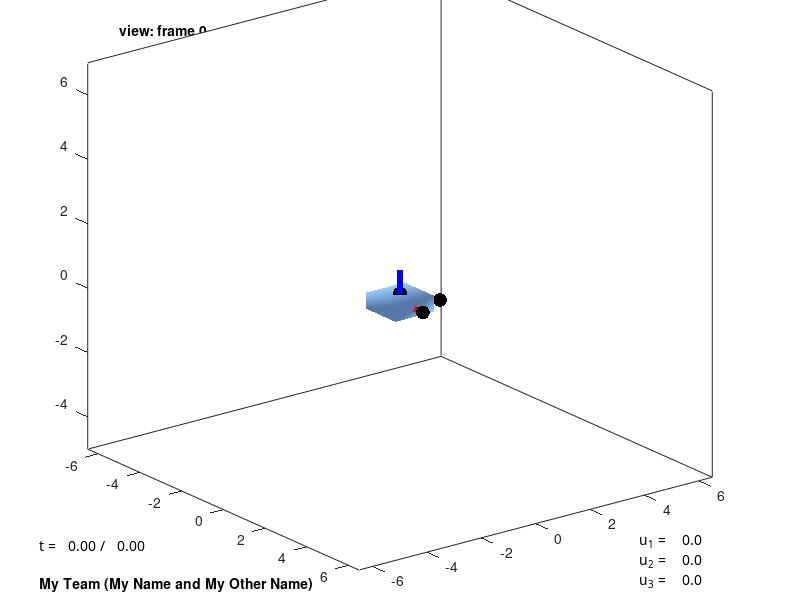

Here is the MATLAB script that generated this plot: (Note: this script raises an error after producing the figure.)
function hw6

%%%%%%%%%%%%%%%%%%%%%%%%%%%%%%%%%%%%%%%%%%%%%%%%%%%
%
% CAN CHANGE
%

% - This line says your name.
params.teamname = 'My Team (My Name and My Other Name)';
% - This line says the file to record your actions.
params.action_filename = 'action.mat';
% - This line says the file to record your movie.
params.movie_filename = 'movie.avi';
% - This line says the file to record your snapshot.
params.snapshot_filename = 'snapshot.pdf';
% - This line says whether or not you want to record a movie --- change it
%   from "false" to "true" and you will record a movie. Note that you must
%   have already recorded actions, before making a movie!
params.makemovie = true;
% - This line says whether or not you want to take a snapshot --- change it
%   from "false" to "true" and you will create a PDF of the figure after
%   the simulation is over.
params.makesnapshot = false;

% - NOTE: The keyboard interface is as follows:
%
%   'q'         causes the simulation to quit (gracefully, saving the
%               actions, the movie, and/or the snapshot)
% 
%   '1'         increases the torque applied to link 1 at the first joint
%   '!'         decreases the torque applied to link 1 at the first joint
%
%   '2'         increases the torque applied to link 2 at the second joint
%   '@'         decreases the torque applied to link 2 at the second joint
%
%   '3'         increases the torque applied to link 3 at the third joint
%   '#'         decreases the torque applied to link 3 at the third joint
%

%
%
%
%%%%%%%%%%%%%%%%%%%%%%%%%%%%%%%%%%%%%%%%%%%%%%%%%%%

%%%%%%%%%%%%%%%%%%%%%%%%%%%%%%%%%%%%%%%%%%%%%%%%%%%
%
% CAN'T CHANGE
%

% Define the geometry and mass properties of the robot.
robot = GetGeometryOfRobot;

% Run the simulation.
RunSimulation(robot,params);

function robot = GetGeometryOfRobot
% - Vertices for base
robot.base.dx=sqrt(2);
robot.base.dy=sqrt(2);
robot.base.dz=0.5;
robot.base.p_in0 = [0.5*robot.base.dx*[-1 1 1 -1 -1 1 1 -1];
                    0.5*robot.base.dy*[-1 -1 -1 -1 1 1 1 1];
                    0.5*robot.base.dz*[-1 -1 1 1 -1 -1 1 1]];
% - Vertices of link #1
robot.link1.dx=2;
robot.link1.dy=2;
robot.link1.dz=1.5;
robot.link1.p_in1 = [0.5*robot.link1.dx*[-1 1 1 -1 -1 1 1 -1];
                     0.5*robot.link1.dy*[-1 -1 -1 -1 1 1 1 1];
                     0.5*robot.link1.dz*[-1 -1 1 1 -1 -1 1 1]];
% - Vertices of link #2
robot.link2.dx=1;
robot.link2.dy=3;
robot.link2.dz=1;
robot.link2.p_in2 = [0.5*robot.link2.dx*[-1 1 1 -1 -1 1 1 -1];
                     0.5*robot.link2.dy*[-1 -1 -1 -1 1 1 1 1];
                     0.5*robot.link2.dz*[-1 -1 1 1 -1 -1 1 1]];
% - Vertices of link #3
robot.link3.dx=1;
robot.link3.dy=4;
robot.link3.dz=1;
robot.link3.p_in3 = [0.5*robot.link3.dx*[-1 1 1 -1 -1 1 1 -1];
                     0.5*robot.link3.dy*[-1 -1 -1 -1 1 1 1 1];
                     0.5*robot.link3.dz*[-1 -1 1 1 -1 -1 1 1]];
% - Create for later use
robot.link1.p_in0 = nan(size(robot.link1.p_in1));
robot.link2.p_in0 = nan(size(robot.link2.p_in2));
robot.link3.p_in0 = nan(size(robot.link3.p_in3));
% - Faces for base and for each link (all are boxes with vertices in the
%   same order)
robot.faces =  [1 2 3;
                3 4 1;
                2 6 7;
                7 3 2;
                6 5 8;
                8 7 6;
                5 1 4;
                4 8 5;
                4 3 7;
                7 8 4;
                5 6 2;
                2 1 5];

% - The density (assumed uniform) of each link
robot.link1.rho = 1;
robot.link2.rho = 1;
robot.link3.rho = 1;

% - Parameters that you may ignore
alpha = 0.5;
beta = 0.35;
delta = 0.05;

% - Parameters that govern the relative position of each frame
%
%       o_10 = robot.a1 + R_1in0*robot.b1
%
%           ... (same for the others)
%
robot.a1 = [0; 0; (alpha+delta)*(robot.link1.dz+robot.base.dz)];
robot.b1 = [0; 0; 0];
robot.a2 = [(alpha+delta)*(robot.link2.dx+robot.link1.dx); 0; 0];
robot.b2 = [0; beta*robot.link2.dy; 0];
robot.a3 = [(alpha+delta)*(robot.link3.dx+robot.link2.dx); beta*robot.link2.dy; 0];
robot.b3 = [0; beta*robot.link3.dy; 0];

% - The points of attachment between links
%
%       p_ABinC means the point of attachment between link A and link B,
%               written in the coordinates of frame C (where "link 0" and
%               "base" are the same thing)
%
robot.p_01in0 = [0;0;(alpha+delta)*robot.base.dz];
robot.p_12in1 = [(alpha+delta)*robot.link1.dx;0;0];
robot.p_23in2 = [(alpha+delta)*robot.link2.dx;beta*robot.link2.dy;0];

% - The coefficient of friction at each joint
robot.kfriction = 1;

%
%
%
%%%%%%%%%%%%%%%%%%%%%%%%%%%%%%%%%%%%%%%%%%%%%%%%%%%

%%%%%%%%%%%%%%%%%%%%%%%%%%%%%%%%%%%%%%%%%%%%%%%%%%%
%
% MUST CHANGE
%

% - Mass and moment of inertia of link #1
robot.link1.m = 1;
robot.link1.J_in1 = eye(3);

% - Mass and moment of inertia of link #2
robot.link2.m = 1;
robot.link2.J_in2 = eye(3);

% - Mass and moment of inertia of link #3
robot.link3.m = 1;
robot.link3.J_in3 = eye(3);

%
%
%
%%%%%%%%%%%%%%%%%%%%%%%%%%%%%%%%%%%%%%%%%%%%%%%%%%%

%%%%%%%%%%%%%%%%%%%%%%%%%%%%%%%%%%%%%%%%%%%%%%%%%%%
%
% CAN'T CHANGE
%

function RunSimulation(robot,params)

% Create figure.
world = CreateFigure(robot,params);
% Define time at which to start the simulation.
t = 0;
% Define time step.
dt = 2e-2;

%
%
%
%%%%%%%%%%%%%%%%%%%%%%%%%%%%%%%%%%%%%%%%%%%%%%%%%%%

%%%%%%%%%%%%%%%%%%%%%%%%%%%%%%%%%%%%%%%%%%%%%%%%%%%
%
% CAN CHANGE
%

% Define time limit.
tmax = 100;
% Define initial conditions
% - joint angles (configuration)
theta = [0;0;0];
% - joint velocities
thetadot = [0;0;0];
% Define intial motor torques
u1 = 0;
u2 = 0;
u3 = 0;

%
%
%
%%%%%%%%%%%%%%%%%%%%%%%%%%%%%%%%%%%%%%%%%%%%%%%%%%%

%%%%%%%%%%%%%%%%%%%%%%%%%%%%%%%%%%%%%%%%%%%%%%%%%%%
%
% CAN'T CHANGE
%

% Either start making a movie or start storing actions.
global action done
action = [u1;u2;u3];
if (params.makemovie)
    load(params.action_filename);
    myV = VideoWriter(params.movie_filename);
    myV.Quality = 100;
    open(myV);
else
    actionRecord = [];
end

% Loop until 'done' is true.
done = false;
while (~done)
    
    % Either store or retrieve the action.
    if (params.makemovie)
        [actionRecord,curaction,done] = RetrieveAction(actionRecord);
        action = curaction;
    else
        curaction = action;
        actionRecord = StoreAction(actionRecord,curaction);
    end
    
    % Compute input torques applied by SC to each RW.
    u1 = curaction(1);
    u2 = curaction(2);
    u3 = curaction(3);
	
    % Solve ODEs.
    [t,theta,thetadot] = ...
        Simulate(t,dt,...           % <- time and time step
                 theta,thetadot,... % <- state
                 u1,u2,u3,...       % <- applied torques
                 robot);            % <- parameters that describe the robot
	
%
%
%
%%%%%%%%%%%%%%%%%%%%%%%%%%%%%%%%%%%%%%%%%%%%%%%%%%%

%%%%%%%%%%%%%%%%%%%%%%%%%%%%%%%%%%%%%%%%%%%%%%%%%%%
%
% MUST CHANGE
%
    
    % Compute: orientation and position of link #1
    %   (R_1in0 and o_1in0)
    R_1in0 = eye(3);
    o_1in0 = zeros(3,1);
    
    % Compute: orientation and position of link #2
    %   (R_2in0 and o_2in0 ... hint: first compute R_2in1 and o_2in1)
    R_2in0 = eye(3);
    o_2in0 = zeros(3,1);
    
    % Compute: orientation and position of link #3
    %   (R_3in0 and o_3in0 ... hint: first compute R_3in2 and o_3in2)
    R_3in0 = eye(3);
    o_3in0 = zeros(3,1);
    
    % Compute: robot.link1.p_in0, robot.link2.p_in0, robot.link3.p_in0
    robot.link1.p_in0 = robot.link1.p_in1;
    robot.link2.p_in0 = robot.link2.p_in2;
    robot.link3.p_in0 = robot.link3.p_in3;
    
%
%
%
%%%%%%%%%%%%%%%%%%%%%%%%%%%%%%%%%%%%%%%%%%%%%%%%%%%
    
%%%%%%%%%%%%%%%%%%%%%%%%%%%%%%%%%%%%%%%%%%%%%%%%%%%
%
% CAN'T CHANGE
%
    
    % Update the figure.
    world = UpdateFigure(world,robot,o_1in0,R_1in0,o_2in0,R_2in0,o_3in0,R_3in0,u1,u2,u3,t,tmax);
    
    % If making a movie, store the current figure as a frame.
    if (params.makemovie)
        frame = getframe(gcf);
        writeVideo(myV,frame);
    end
    
    % Stop if time has reached its maximum.
    if (t>tmax)
        done = true;
    end
    
end
% Either close the movie or save the record of actions.
if (params.makemovie)
    for i=1:30
        frame = getframe(gcf);
        writeVideo(myV,frame);
    end
    close(myV);
else
    save(params.action_filename,'actionRecord');
end

if (params.makesnapshot)
    set(gcf,'paperorientation','landscape');
    set(gcf,'paperunits','normalized');
    set(gcf,'paperposition',[0 0 1 1]);
    print(gcf,'-dpdf',params.snapshot_filename);
end

%
%
%
%%%%%%%%%%%%%%%%%%%%%%%%%%%%%%%%%%%%%%%%%%%%%%%%%%%

%%%%%%%%%%%%%%%%%%%%%%%%%%%%%%%%%%%%%%%%%%%%%%%%%%%
%
% MUST CHANGE
%

function [thetadot,thetadotdot] = GetRates(theta,thetadot,u1,u2,u3,robot)
%
% inputs:
%
%   theta       3x1 matrix of joint angles
%   thetadot    3x1 matrix of joint velocities
%   u1          torque applied by motor to link 1 through joint 1
%   u2          torque applied by motor to link 2 through joint 2
%   u3          torque applied by motor to link 3 through joint 3
%   robot       a whole bunch of parameters (see GetGeometryOfRobot)
%
% outputs:
%
%   thetadot    3x1 matrix of joint velocities
%   thetadotdot 3x1 matrix of joint accelerations

thetadot = zeros(3,1);
thetadotdot = zeros(3,1);

%
%
%
%%%%%%%%%%%%%%%%%%%%%%%%%%%%%%%%%%%%%%%%%%%%%%%%%%%

%%%%%%%%%%%%%%%%%%%%%%%%%%%%%%%%%%%%%%%%%%%%%%%%%%%%%%
%
% CAN'T CHANGE
%

function actionRecord = StoreAction(actionRecord,action)
actionRecord(:,end+1) = action;

function [actionRecord,action,done] = RetrieveAction(actionRecord)
action = actionRecord(:,1);
actionRecord = actionRecord(:,2:end);
done = isempty(actionRecord);

function [t,theta,thetadot] = ...
                Simulate(t,dt,...           % <- time and time step
                         theta,thetadot,... % <- state
                         u1,u2,u3,...       % <- applied torques
                         robot)             % <- parameters
[t,x] = ode45(@(t,x) GetXDot(t,x,u1,u2,u3,robot),[t t+dt],[theta;thetadot]);
x = x';
t = t(end);
[theta,thetadot] = XToState(x);

function xdot = GetXDot(t,x,u1,u2,u3,robot)
% Unpack the state.
[theta,thetadot] = XToState(x);
% Get time derivatives.
[thetadot,thetadotdot] = GetRates(theta,thetadot,u1,u2,u3,robot);
% Pack time derivatives.
xdot = [thetadot;thetadotdot];

function [theta,thetadot] = XToState(x)
theta = x(1:3,end);
thetadot = x(4:6,end);

function robotfig = DrawRobot(robotfig,robot,o_1in0,R_1in0,o_2in0,R_2in0,alpha)
ered=[1,0.6,0];
egrey=[0.4745,0.6471,0.9098];
if isempty(robotfig)
    % - joints
    p = robot.p_01in0;
    robotfig.joint1 = line(p(1),p(2),p(3),'color','k','marker','.','markersize',30);
    p = o_1in0+R_1in0*robot.p_12in1;
    robotfig.joint2 = line(p(1),p(2),p(3),'color','k','marker','.','markersize',30);
    p = o_2in0+R_2in0*robot.p_23in2;
    robotfig.joint3 = line(p(1),p(2),p(3),'color','k','marker','.','markersize',30);
    % - links
    robotfig.base = patch('Vertices',robot.base.p_in0','Faces',robot.faces,'FaceColor',egrey,...
                          'FaceAlpha',alpha,'EdgeAlpha',alpha,...
                          'backfacelighting','reverselit','AmbientStrength',0.6);
    robotfig.link1 = patch('Vertices',robot.link1.p_in0','Faces',robot.faces,'FaceColor',ered,...
                             'FaceAlpha',alpha,'EdgeAlpha',alpha,...
                             'backfacelighting','reverselit','AmbientStrength',0.6);
	robotfig.link2 = patch('Vertices',robot.link2.p_in0','Faces',robot.faces,'FaceColor',ered,...
                             'FaceAlpha',alpha,'EdgeAlpha',alpha,...
                             'backfacelighting','reverselit','AmbientStrength',0.6);
	robotfig.link3 = patch('Vertices',robot.link3.p_in0','Faces',robot.faces,'FaceColor',ered,...
                             'FaceAlpha',alpha,'EdgeAlpha',alpha,...
                             'backfacelighting','reverselit','AmbientStrength',0.6);
else
    set(robotfig.link1,'vertices',robot.link1.p_in0');
    set(robotfig.link2,'vertices',robot.link2.p_in0');
    set(robotfig.link3,'vertices',robot.link3.p_in0');
    p = o_1in0+R_1in0*robot.p_12in1;
    set(robotfig.joint2,'xdata',p(1),'ydata',p(2),'zdata',p(3));
    p = o_2in0+R_2in0*robot.p_23in2;
    set(robotfig.joint3,'xdata',p(1),'ydata',p(2),'zdata',p(3));
end

function frame = DrawFrame(frame,o,R)
p = [o repmat(o,1,3)+R];
if isempty(frame)
    frame.x = plot3(p(1,[1 2]),p(2,[1 2]),p(3,[1 2]),'r-','linewidth',4);
    frame.y = plot3(p(1,[1 3]),p(2,[1 3]),p(3,[1 3]),'g-','linewidth',4);
    frame.z = plot3(p(1,[1 4]),p(2,[1 4]),p(3,[1 4]),'b-','linewidth',4);
else
    set(frame.x,'xdata',p(1,[1 2]),'ydata',p(2,[1 2]),'zdata',p(3,[1 2]));
    set(frame.y,'xdata',p(1,[1 3]),'ydata',p(2,[1 3]),'zdata',p(3,[1 3]));
    set(frame.z,'xdata',p(1,[1 4]),'ydata',p(2,[1 4]),'zdata',p(3,[1 4]));
end

function world = CreateFigure(robot,params)
% - clear the current figure
clf;
% - text (it's important this is in the back, so you can rotate the view
%         and other stuff!)
axes('position',[0 0 1 1]);
axis([0 1 0 1]);
hold on;
axis off;
fs = 10;
world.text.label=text(0.15,0.95,'view: frame 0','fontweight','bold','fontsize',fs);
world.text.time=text(0.05,0.1,sprintf('t = %6.2f / %6.2f\n',0,0),'fontsize',fs,'verticalalignment','top','fontname','monaco');
world.text.teamname=text(0.05,0.04,params.teamname,'fontsize',fs,'verticalalignment','top','fontweight','bold');
world.text.torques=text(0.8,0.02,sprintf('u_1 = %6.1f\nu_2 = %6.1f\nu_3 = %6.1f',0,0,0),'fontsize',fs,'fontname','monaco','verticalalignment','bottom');
% - view from frame 0
axes('position',[0.05 0.05 .9 1]);
set(gcf,'renderer','opengl');
axis equal;
axis([-6.5 6.5 -6.5 6.5 -5 7]);
axis manual;
hold on;
view([90-37.5,20]);
box on;
set(gca,'projection','perspective');
set(gca,'clipping','on','clippingstyle','3dbox');
world.view0.robot = DrawRobot([],robot,zeros(3,1),eye(3),zeros(3,1),eye(3),0.6);
world.view0.frame0 = DrawFrame([],zeros(3,1),eye(3));
world.view0.frame1 = DrawFrame([],zeros(3,1),eye(3));
world.view0.frame2 = DrawFrame([],zeros(3,1),eye(3));
world.view0.frame3 = DrawFrame([],zeros(3,1),eye(3));
lighting gouraud
world.view0.light = light('position',zeros(3,1)','style','local');
% - make the figure respond to key commands
set(gcf,'KeyPressFcn',@onkeypress_nokeypad);

function world = UpdateFigure(world,robot,o_1in0,R_1in0,o_2in0,R_2in0,o_3in0,R_3in0,u1,u2,u3,t,tmax)
world.view0.robot = DrawRobot(world.view0.robot,robot,o_1in0,R_1in0,o_2in0,R_2in0);
world.view0.frame1 = DrawFrame(world.view0.frame1,o_1in0,R_1in0);
world.view0.frame2 = DrawFrame(world.view0.frame2,o_2in0,R_2in0);
world.view0.frame3 = DrawFrame(world.view0.frame3,o_3in0,R_3in0);
set(world.view0.light,'position',(o_3in0+R_3in0*[0;0.51*robot.link3.dy;0])');
set(world.text.time,'string',sprintf('t = %6.2f / %6.2f\n',t,tmax));
set(world.text.torques,'string',sprintf('u_1 = %6.1f\nu_2 = %6.1f\nu_3 = %6.1f',u1,u2,u3));
drawnow

function onkeypress_nokeypad(src,event)
global action done
du = 1;
if event.Character == '1'
    action(1,1) = action(1,1)+du;
elseif event.Character == '!'
    action(1,1) = action(1,1)-du;
elseif event.Character == '2'
    action(2,1) = action(2,1)+du;
elseif event.Character == '@'
    action(2,1) = action(2,1)-du;
elseif event.Character == '3'
    action(3,1) = action(3,1)+du;
elseif event.Character == '#'
    action(3,1) = action(3,1)-du;
elseif event.Character == 'q'
    done = true;
end

%
%
%
%%%%%%%%%%%%%%%%%%%%%%%%%%%%%%%%%%%%%%%%%%%%%%%%%%%%%%